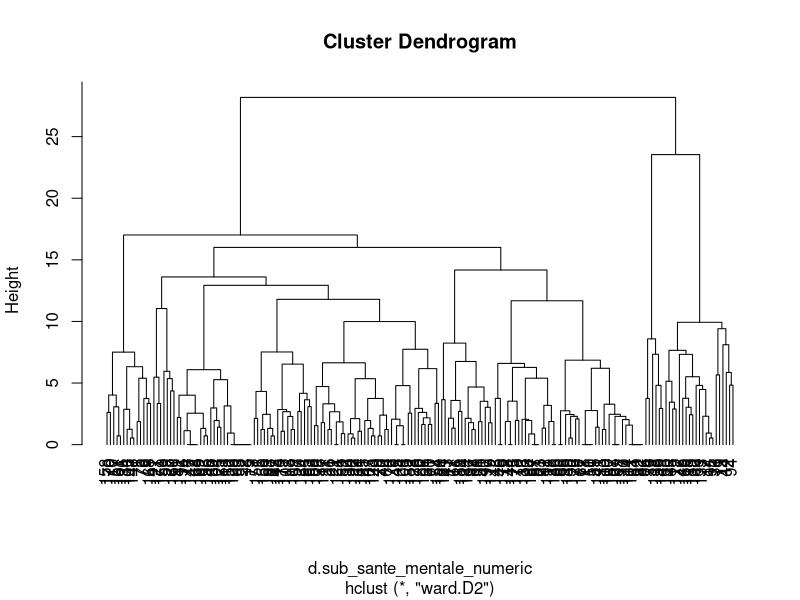
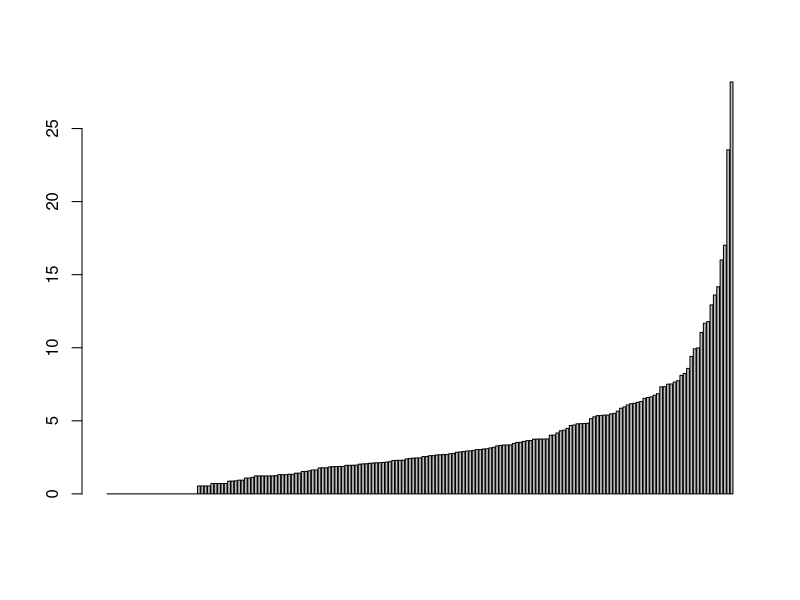
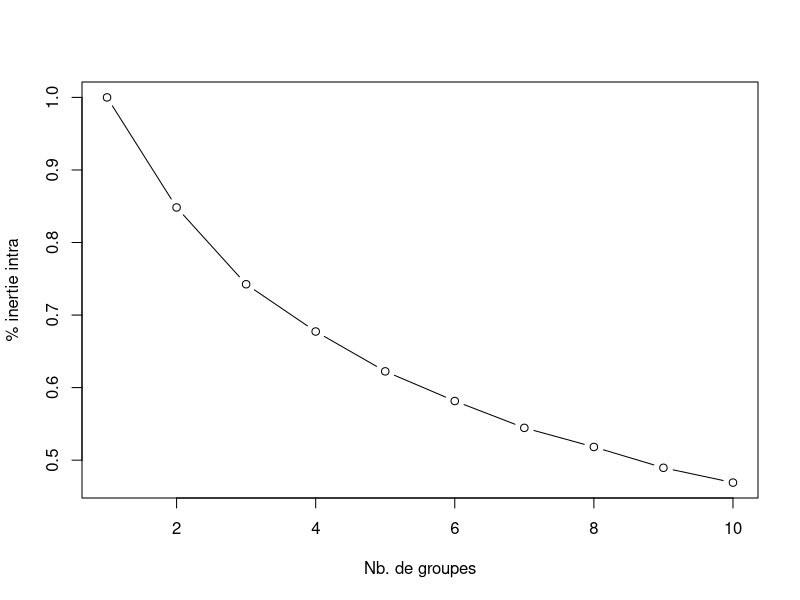
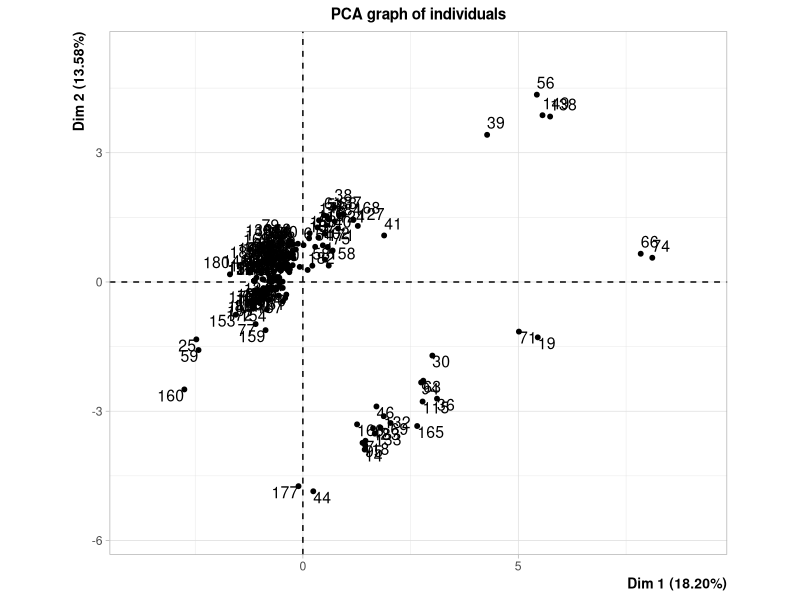
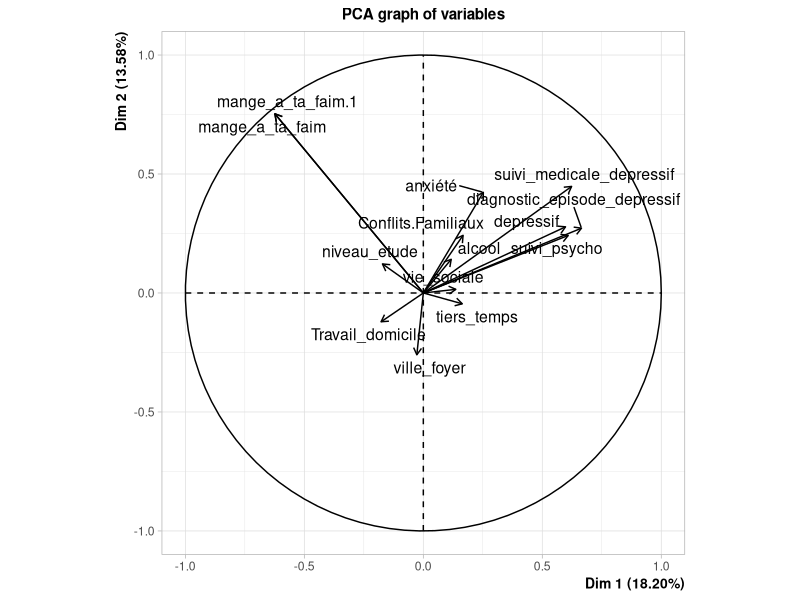

Recreate these plots in R, in order.
## ---- chunk 1
sub_sante_mentale=read.csv("sante_mentale_regrouped.csv")
sub_sante_mentale <- sub_sante_mentale[sub_sante_mentale$depressif %in% c("Oui", "Non"), ]

# Convertir toutes les variables du dataframe en facteurs
for (column in names(sub_sante_mentale)) {
  sub_sante_mentale[[column]] <- as.factor(sub_sante_mentale[[column]])
}

# Subsetting the dataframe to keep only rows where depressif is "Oui" or "Non"
#sub_sante_mentale

# Assuming your data frame is named 'data'
sub_sante_mentale <- sub_sante_mentale[c("ville_foyer", "mange_a_ta_faim", "alcool", "Conflits.Familiaux", 
                        "tiers_temps", "niveau_etude", "anxiété", "suivi_psycho", 
                        "diagnostic_episode_depressif", "depressif", "suivi_medicale_depressif","mange_a_ta_faim", "Travail_domicile","vie_sociale")]

#sub_sante_mentale
## ---- chunk 2
sub_sante_mentale_numeric <- as.data.frame(lapply(sub_sante_mentale, function(x) {
  if(is.factor(x)) as.numeric(x) else x
}))

sub_sante_mentale_numeric.cr <- scale(sub_sante_mentale_numeric, center = TRUE, scale = TRUE)
## ---- chunk 3
d.sub_sante_mentale_numeric = dist(sub_sante_mentale_numeric.cr)
cah.ward <- hclust(d.sub_sante_mentale_numeric, method="ward.D2")
plot(cah.ward,hang=-1)
## ---- chunk 4
barplot(cah.ward$height)
## ---- chunk 5
inertie.intra <- rep(0,times=10)
for (k in 1:10){
  kmeans.result <- kmeans(sub_sante_mentale_numeric.cr,centers=k,nstart=100)
  inertie.intra[k] <- kmeans.result$tot.withinss/kmeans.result$totss
}
# graphique
plot(1:10,inertie.intra,type="b",xlab="Nb. de groupes",ylab="% inertie intra")
## ---- chunk 6
kmeans.result <- kmeans(sub_sante_mentale_numeric,centers = 3)
kmeans.result$size
## ---- chunk 7
library(FactoMineR)
res = PCA(sub_sante_mentale_numeric,scale.unit = TRUE)
